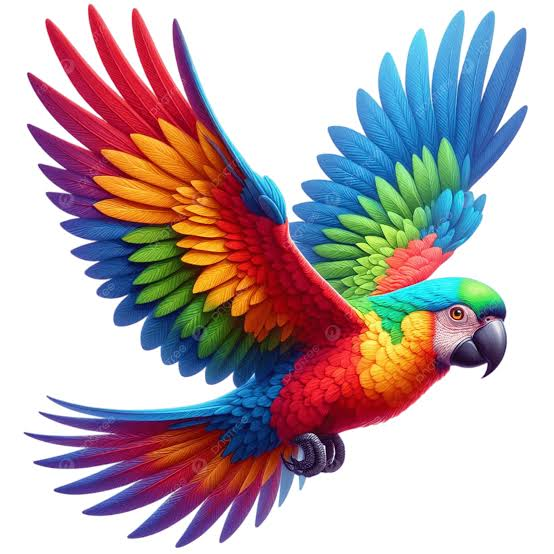
#> input picture LAB-7/images/parrot.png, 554 x 554 px
$ jupyter execute --allow-errors 'Lab_7_(A)_Laplacian_Filter.ipynb'   (older library calls are emulated)
#> lines starting #> are read from the running program, lines starting #| are printed output that depends on the picture
# **Lab 7(A) - Laplacian Filter**

[cell 1]
import cv2
import numpy as np

from IPython.display import Image, display
from matplotlib import pyplot as plt

plt.rc('text', usetex=False)

# Load a color image (OpenCV reads BGR) and convert it to RGB
imgFile = "images/parrot.png"  # Replace with your color image filename
img_bgr = cv2.imread(imgFile, cv2.IMREAD_COLOR)
#> img_bgr is the input picture: shape (554, 554, 3); mean B, G, R 176, 171.6, 186.4

if img_bgr is None:
    raise FileNotFoundError(f"Could not load {imgFile}. Put the image in the notebook folder.")

img = cv2.cvtColor(img_bgr, cv2.COLOR_BGR2RGB)

## Apply Laplacian Filter on Image to get Sharp Image

[cell 2]
# ================ ( Laplacian Filter - Color Image ) ===================

# 1. Manually define the Laplacian kernel
manual_kernel = np.array([
    [0,  1,  0],
    [1, -4,  1],
    [0,  1,  0]
], dtype=np.float32)

# 2. Apply the filter to each RGB channel
laplacian_manual = cv2.filter2D(img, cv2.CV_64F, manual_kernel)
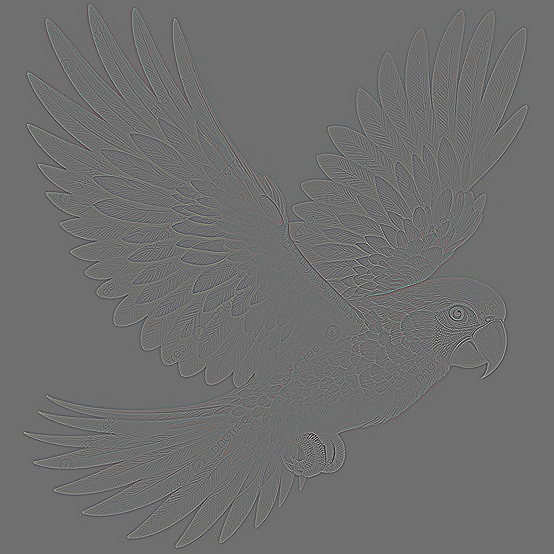
#> laplacian_manual: shape (554, 554, 3) float64; mean R, G, B 0, 0, 0; drawn with min black and max white

# 3. Convert the absolute Laplacian response to an 8-bit image
laplacian_abs = cv2.convertScaleAbs(laplacian_manual)
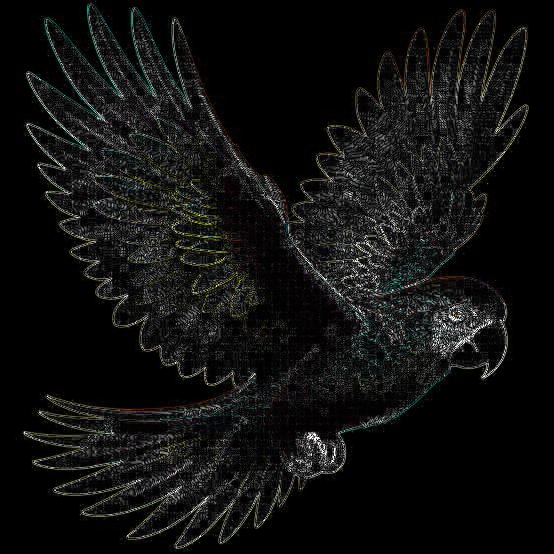
#> laplacian_abs: shape (554, 554, 3); mean R, G, B 16.9, 17.1, 16.5

# 4. Sharpen the original image.
# Use signed addition in int16 and clip to avoid uint8 overflow.
finalImage = np.clip(img.astype(np.int16) - laplacian_manual.astype(np.int16), 0, 255).astype(np.uint8)
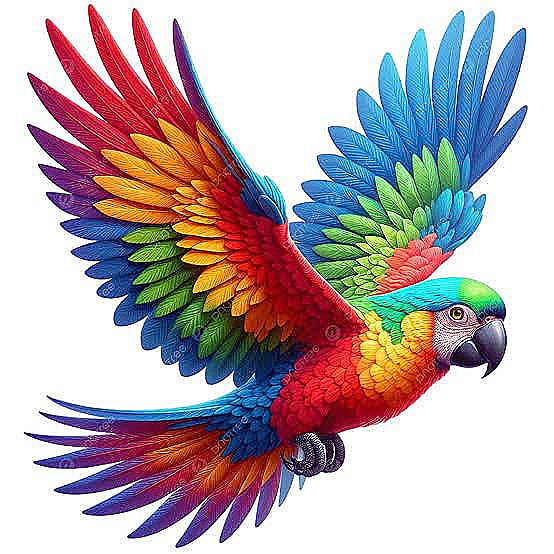
#> finalImage: shape (554, 554, 3); mean R, G, B 185.1, 171.4, 175.8

# 5. Display color images (no cmap='gray')
plt.figure(figsize=(14, 10))
#> (this line was passed over: IPython is not available in this run)
#> (the rest of this cell did not finish here and is left out)

[cell 3]
# ================== ( Laplacian Filter ) ===============

# 1. Optional: Apply Gaussian Blur to reduce noise
# This prevents the algorithm from picking up tiny details as edges
blurred = cv2.GaussianBlur(img, (3, 3), 0)

# 2. Apply the Laplacian Algorithm
# Use CV_64F to capture both positive and negative gradients (essential for edges)
laplacian = cv2.Laplacian(blurred, cv2.CV_64F)
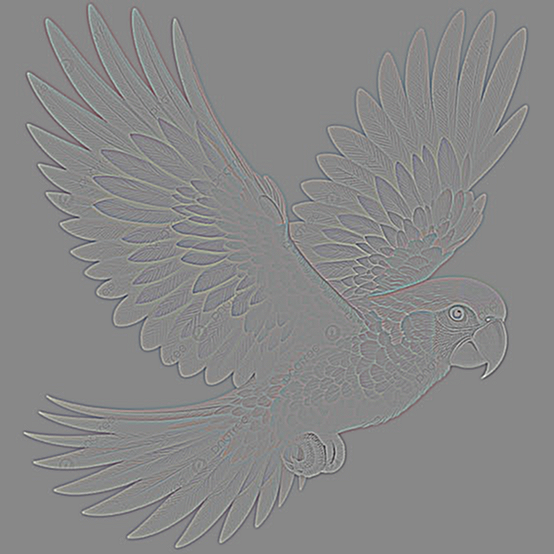
#> laplacian: shape (554, 554, 3) float64; mean R, G, B 0, 0, 0; drawn with min black and max white

# 3. Convert back to 8-bit image to view it properly
laplacian_8bit = cv2.convertScaleAbs(laplacian)
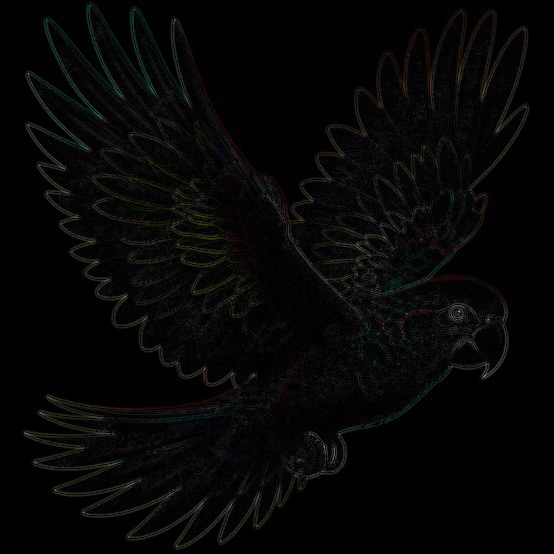
#> laplacian_8bit: shape (554, 554, 3); mean R, G, B 5.9, 6, 5.5

# 4. Adding Laplace and origianl Image
finalImage2 = img + laplacian_8bit
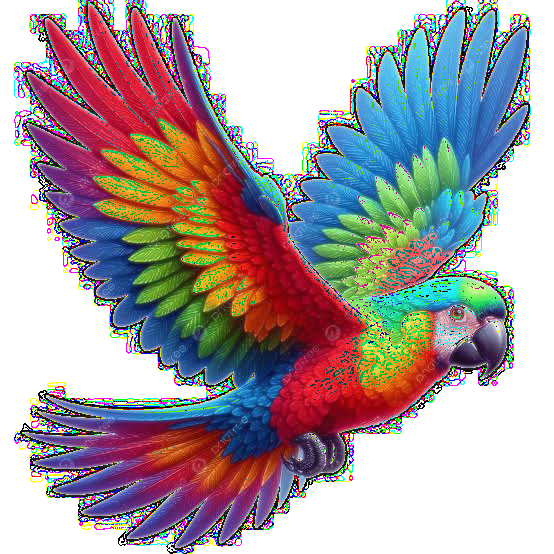
#> finalImage2: shape (554, 554, 3); mean R, G, B 170, 159.3, 163.5

# 5. Display images
plt.figure(figsize=(12, 10))
#> (this line was passed over: IPython is not available in this run)
#> (the rest of this cell did not finish here and is left out)
